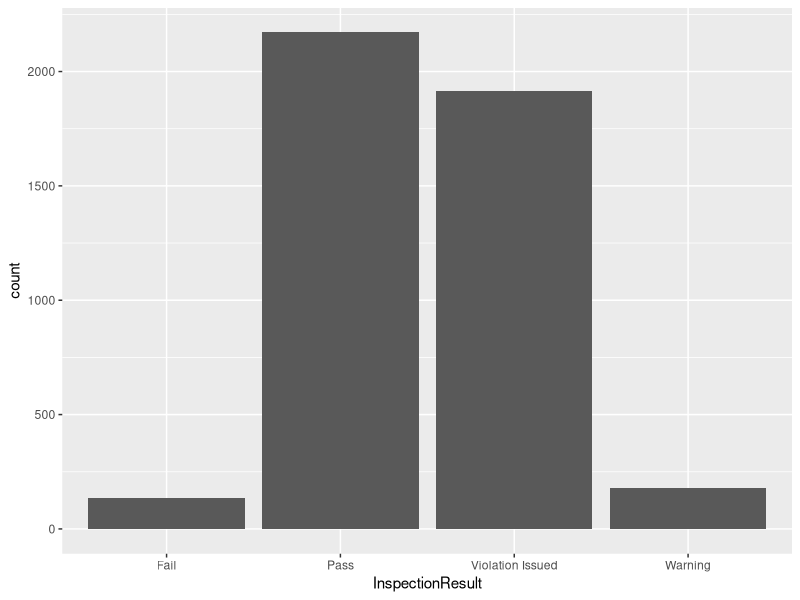
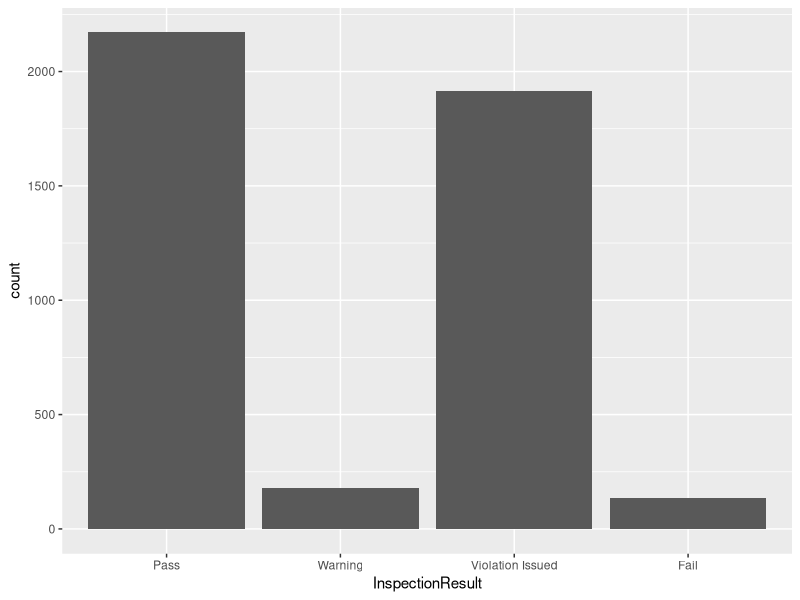

The R source for these figures, in order:
## ---- chunk 1
# Data Import ------------------------------------------------------
library(tidyverse)
## ---- chunk 2
# Data Import ------------------------------------------------------
insp <- read_csv("data/inspections10k.csv")
## ---- chunk 3
names(insp)
## ---- chunk 4
class(insp$BusinessName)
## ---- chunk 5
str_c(insp$BuildingNumber, insp$Street)
## ---- chunk 6
insp$StreetAddress <- str_c(insp$BuildingNumber, insp$Street, sep=" ")
head(insp$StreetAddress)
## ---- chunk 7
str_sub("Hello World", 1, 5)
## ---- chunk 8
insp$IndustryCode <- str_sub(insp$Industry, -3, -1)
## ---- chunk 9
insp$Industry <- str_sub(insp$Industry, 1, str_length(insp$Industry)-6)
head(insp$Industry)
## ---- chunk 10
str_detect(insp$Street, "^[0-9]")
## ---- chunk 11
mean(str_detect(insp$Street, "^[0-9]"), na.rm = TRUE)
## ---- chunk 12
str_subset(insp$BusinessName, "INC$")
## ---- chunk 13
insp$InspectionYear <- str_extract(insp$InspectionDate, "^[0-9]{4}")
head(insp$InspectionYear)
## ---- chunk 14
insp_sm <- insp %>%
    filter(InspectionResult == "Pass" | 
          InspectionResult == "Warning" | 
          InspectionResult == "Violation Issued" | 
          InspectionResult == "Fail")
## ---- chunk 15
ggplot(insp_sm, aes(InspectionResult)) +
  geom_bar()
## ---- chunk 16
table(insp_sm$InspectionResult)
## ---- chunk 17
insp_sm$InspectionResult <- factor(insp_sm$InspectionResult, 
                                   levels = c("Pass", "Warning", "Violation Issued", "Fail"))
class(insp_sm$InspectionResult)
## ---- chunk 18
ggplot(insp_sm, aes(InspectionResult)) +
  geom_bar()

table(insp_sm$InspectionResult)
## ---- chunk 19
insp_sm$InspectionResult <- fct_recode(insp_sm$InspectionResult, "Fine" = "Violation Issued")

table(insp_sm$InspectionResult)
## ---- chunk 20
insp_sm$InspectionResult <- fct_collapse(insp_sm$InspectionResult, 
                                         "Good" = "Pass",
                                         "Bad" = c("Warning", "Fine", "Fail"))

table(insp_sm$InspectionResult)
## ---- chunk 21
diamonds <- diamonds
